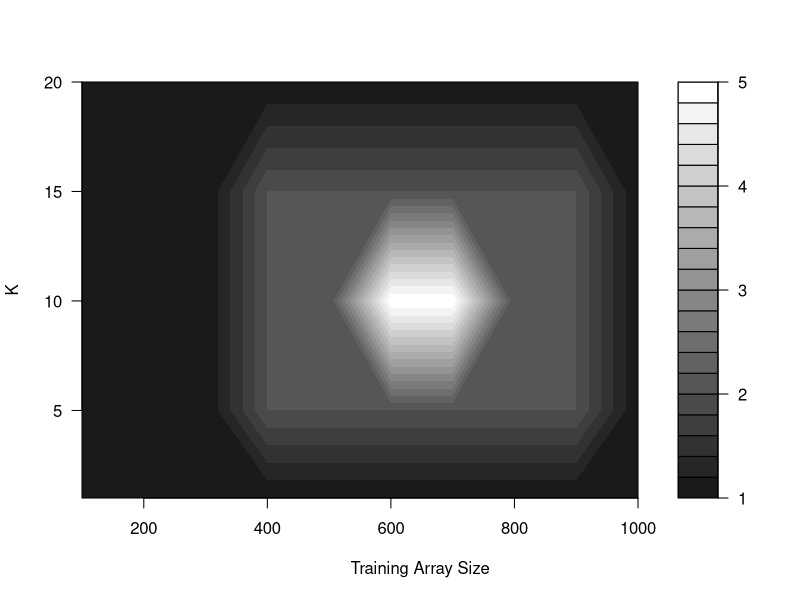

The R source for this figure:
library("gplots") # needs to be installe
# the data
contour_data = array(1,c(10,5))
contour_data[4:9,2:4] = 2
contour_data[6:7,3] = 5

# actual measured points in ascending order
trainingSetSize = c(100,200,300,400,500,600,700,800,900,1000)
k = c(1,5,10,15,20)

# plot the contour plot
# filled.contour(y = k, x = trainingSetSize, contour_data, color.palette = heat.colors)
filled.contour(y = k, x = trainingSetSize, contour_data, col=colorpanel(20, "grey10", "white"), nlevels=20)
title(main = NULL, xlab = "Training Array Size", ylab = "K")
